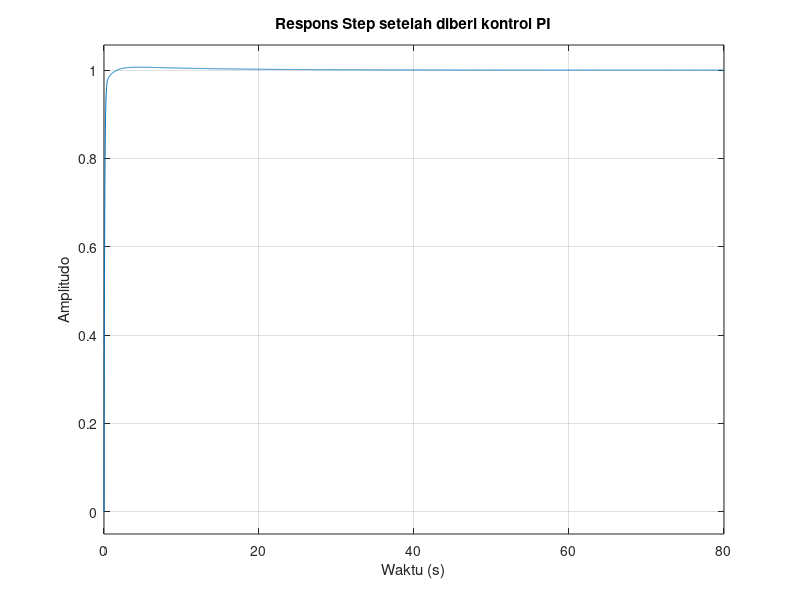

Source code (MATLAB):
R = 70;
C = 100;
Kp =  849.9466;
Kd =  849.9466;
% Meningkatkan lebih lanjut untuk meningkatkan kecepatan respons
num = [Kp R + Kd R];
den = [R C + 1 + Kp R + Kd R];
plant = tf(num, den);


% Simulasikan respons terhadap step function
figure;
step(plant);
title('Respons Step setelah diberi kontrol PI');
xlabel('Waktu (s)');
ylabel('Amplitudo');
grid on;
